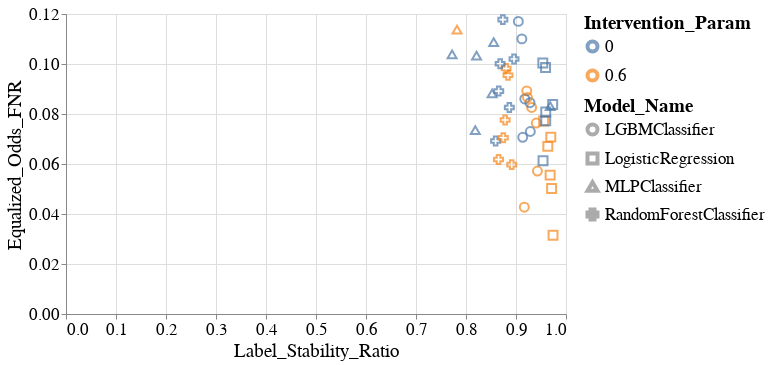

Notebook code cell kept with this figure:
### Code cell
create_scatter_plot(melted_all_group_metrics_per_model_dct,
                    group='race',
                    fairness_metric_name='Equalized_Odds_FNR',
                    stability_metric_name='Label_Stability_Ratio')

### Figure 1 — Vega-Lite specification as saved in the notebook (floating-point values rounded to 4 significant figures)
{"config": {"view": {"continuousWidth": 400, "continuousHeight": 300}, "axis": {"labelFontSize": 17, "labelFontWeight": "normal", "titleFontSize": 19, "titleFontWeight": "normal"}, "legend": {"labelFontSize": 17, "labelLimit": 200, "symbolStrokeWidth": 4, "titleFontSize": 19, "titleLimit": 220}, "title": {"fontSize": 17}}, "data": {"name": "data-1bfba0032e66fbf9a45449b76b1f2035"}, "mark": {"type": "point", "size": 60}, "encoding": {"color": {"field": "Intervention_Param", "type": "nominal"}, "shape": {"field": "Model_Name", "type": "nominal"}, "size": {"value": 80}, "x": {"field": "Label_Stability_Ratio", "type": "quantitative"}, "y": {"field": "Equalized_Odds_FNR", "type": "quantitative"}}, "height": 300, "width": 500, "$schema": "https://vega.github.io/schema/vega-lite/v4.17.0.json", "datasets": {"data-1bfba0032e66fbf9a45449b76b1f2035": [{"Model_Name": "LGBMClassifier", "Experiment_Iteration": "Exp_iter_1", "Intervention_Param": 0.6, "Test_Set_Index": 0, "Group": "race", "Equalized_Odds_FNR": 0.08926, "Label_Stability_Ratio": 0.9215}, {"Model_Name": "LGBMClassifier", "Experiment_Iteration": "Exp_iter_1", "Intervention_Param": 0.0, "Test_Set_Index": 0, "Group": "race", "Equalized_Odds_FNR": 0.11, "Label_Stability_Ratio": 0.9117}, {"Model_Name": "LGBMClassifier", "Experiment_Iteration": "Exp_iter_2", "Intervention_Param": 0.6, "Test_Set_Index": 0, "Group": "race", "Equalized_Odds_FNR": 0.08262, "Label_Stability_Ratio": 0.9313}, {"Model_Name": "LGBMClassifier", "Experiment_Iteration": "Exp_iter_2", "Intervention_Param": 0.0, "Test_Set_Index": 0, "Group": "race", "Equalized_Odds_FNR": 0.08451, "Label_Stability_Ratio": 0.928}, {"Model_Name": "LGBMClassifier", "Experiment_Iteration": "Exp_iter_3", "Intervention_Param": 0.6, "Test_Set_Index": 0, "Group": "race", "Equalized_Odds_FNR": 0.04274, "Label_Stability_Ratio": 0.9166}, {"Model_Name": "LGBMClassifier", "Experiment_Iteration": "Exp_iter_3", "Intervention_Param": 0.0, "Test_Set_Index": 0, "Group": "race", "Equalized_Odds_FNR": 0.07067, "Label_Stability_Ratio": 0.9134}, {"Model_Name": "LGBMClassifier", "Experiment_Iteration": "Exp_iter_4", "Intervention_Param": 0.6, "Test_Set_Index": 0, "Group": "race", "Equalized_Odds_FNR": 0.07639, "Label_Stability_Ratio": 0.9406}, {"Model_Name": "LGBMClassifier", "Experiment_Iteration": "Exp_iter_4", "Intervention_Param": 0.0, "Test_Set_Index": 0, "Group": "race", "Equalized_Odds_FNR": 0.08602, "Label_Stability_Ratio": 0.9176}, {"Model_Name": "LGBMClassifier", "Experiment_Iteration": "Exp_iter_5", "Intervention_Param": 0.6, "Test_Set_Index": 0, "Group": "race", "Equalized_Odds_FNR": 0.05716, "Label_Stability_Ratio": 0.9428}, {"Model_Name": "LGBMClassifier", "Experiment_Iteration": "Exp_iter_5", "Intervention_Param": 0.0, "Test_Set_Index": 0, "Group": "race", "Equalized_Odds_FNR": 0.073, "Label_Stability_Ratio": 0.9287}, {"Model_Name": "LGBMClassifier", "Experiment_Iteration": "Exp_iter_6", "Intervention_Param": 0.6, "Test_Set_Index": 0, "Group": "race", "Equalized_Odds_FNR": 0.08665, "Label_Stability_Ratio": 0.9229}, {"Model_Name": "LGBMClassifier", "Experiment_Iteration": "Exp_iter_6", "Intervention_Param": 0.0, "Test_Set_Index": 0, "Group": "race", "Equalized_Odds_FNR": 0.117, "Label_Stability_Ratio": 0.9047}, {"Model_Name": "LogisticRegression", "Experiment_Iteration": "Exp_iter_1", "Intervention_Param": 0.6, "Test_Set_Index": 0, "Group": "race", "Equalized_Odds_FNR": 0.07716, "Label_Stability_Ratio": 0.9552}, {"Model_Name": "LogisticRegression", "Experiment_Iteration": "Exp_iter_1", "Intervention_Param": 0.0, "Test_Set_Index": 0, "Group": "race", "Equalized_Odds_FNR": 0.09858, "Label_Stability_Ratio": 0.9591}, {"Model_Name": "LogisticRegression", "Experiment_Iteration": "Exp_iter_2", "Intervention_Param": 0.6, "Test_Set_Index": 0, "Group": "race", "Equalized_Odds_FNR": 0.05555, "Label_Stability_Ratio": 0.9683}, {"Model_Name": "LogisticRegression", "Experiment_Iteration": "Exp_iter_2", "Intervention_Param": 0.0, "Test_Set_Index": 0, "Group": "race", "Equalized_Odds_FNR": 0.0808, "Label_Stability_Ratio": 0.9595}, {"Model_Name": "LogisticRegression", "Experiment_Iteration": "Exp_iter_3", "Intervention_Param": 0.6, "Test_Set_Index": 0, "Group": "race", "Equalized_Odds_FNR": 0.03147, "Label_Stability_Ratio": 0.9741}, {"Model_Name": "LogisticRegression", "Experiment_Iteration": "Exp_iter_3", "Intervention_Param": 0.0, "Test_Set_Index": 0, "Group": "race", "Equalized_Odds_FNR": 0.06133, "Label_Stability_Ratio": 0.9541}, {"Model_Name": "LogisticRegression", "Experiment_Iteration": "Exp_iter_4", "Intervention_Param": 0.6, "Test_Set_Index": 0, "Group": "race", "Equalized_Odds_FNR": 0.07076, "Label_Stability_Ratio": 0.9696}, {"Model_Name": "LogisticRegression", "Experiment_Iteration": "Exp_iter_4", "Intervention_Param": 0.0, "Test_Set_Index": 0, "Group": "race", "Equalized_Odds_FNR": 0.07729, "Label_Stability_Ratio": 0.9595}, {"Model_Name": "LogisticRegression", "Experiment_Iteration": "Exp_iter_5", "Intervention_Param": 0.6, "Test_Set_Index": 0, "Group": "race", "Equalized_Odds_FNR": 0.05018, "Label_Stability_Ratio": 0.9712}, {"Model_Name": "LogisticRegression", "Experiment_Iteration": "Exp_iter_5", "Intervention_Param": 0.0, "Test_Set_Index": 0, "Group": "race", "Equalized_Odds_FNR": 0.08378, "Label_Stability_Ratio": 0.9734}, {"Model_Name": "LogisticRegression", "Experiment_Iteration": "Exp_iter_6", "Intervention_Param": 0.6, "Test_Set_Index": 0, "Group": "race", "Equalized_Odds_FNR": 0.06704, "Label_Stability_Ratio": 0.9636}, {"Model_Name": "LogisticRegression", "Experiment_Iteration": "Exp_iter_6", "Intervention_Param": 0.0, "Test_Set_Index": 0, "Group": "race", "Equalized_Odds_FNR": 0.1004, "Label_Stability_Ratio": 0.9536}, {"Model_Name": "MLPClassifier", "Experiment_Iteration": "Exp_iter_1", "Intervention_Param": 0.0, "Test_Set_Index": 0, "Group": "race", "Equalized_Odds_FNR": 0.1088, "Label_Stability_Ratio": 0.8554}, {"Model_Name": "MLPClassifier", "Experiment_Iteration": "Exp_iter_2", "Intervention_Param": 0.0, "Test_Set_Index": 0, "Group": "race", "Equalized_Odds_FNR": 0.08821, "Label_Stability_Ratio": 0.8523}, {"Model_Name": "MLPClassifier", "Experiment_Iteration": "Exp_iter_3", "Intervention_Param": 0.0, "Test_Set_Index": 0, "Group": "race", "Equalized_Odds_FNR": 0.1039, "Label_Stability_Ratio": 0.7722}, {"Model_Name": "MLPClassifier", "Experiment_Iteration": "Exp_iter_4", "Intervention_Param": 0.0, "Test_Set_Index": 0, "Group": "race", "Equalized_Odds_FNR": 0.07357, "Label_Stability_Ratio": 0.8186}, {"Model_Name": "MLPClassifier", "Experiment_Iteration": "Exp_iter_5", "Intervention_Param": 0.0, "Test_Set_Index": 0, "Group": "race", "Equalized_Odds_FNR": 0.08315, "Label_Stability_Ratio": 0.9684}, {"Model_Name": "MLPClassifier", "Experiment_Iteration": "Exp_iter_5", "Intervention_Param": 0.6, "Test_Set_Index": 0, "Group": "race", "Equalized_Odds_FNR": 0.1138, "Label_Stability_Ratio": 0.782}, {"Model_Name": "MLPClassifier", "Experiment_Iteration": "Exp_iter_6", "Intervention_Param": 0.0, "Test_Set_Index": 0, "Group": "race", "Equalized_Odds_FNR": 0.1033, "Label_Stability_Ratio": 0.8211}, {"Model_Name": "RandomForestClassifier", "Experiment_Iteration": "Exp_iter_1", "Intervention_Param": 0.6, "Test_Set_Index": 0, "Group": "race", "Equalized_Odds_FNR": 0.09823, "Label_Stability_Ratio": 0.8802}, {"Model_Name": "RandomForestClassifier", "Experiment_Iteration": "Exp_iter_1", "Intervention_Param": 0.0, "Test_Set_Index": 0, "Group": "race", "Equalized_Odds_FNR": 0.1178, "Label_Stability_Ratio": 0.8737}, {"Model_Name": "RandomForestClassifier", "Experiment_Iteration": "Exp_iter_2", "Intervention_Param": 0.6, "Test_Set_Index": 0, "Group": "race", "Equalized_Odds_FNR": 0.0618, "Label_Stability_Ratio": 0.8651}, {"Model_Name": "RandomForestClassifier", "Experiment_Iteration": "Exp_iter_2", "Intervention_Param": 0.0, "Test_Set_Index": 0, "Group": "race", "Equalized_Odds_FNR": 0.06921, "Label_Stability_Ratio": 0.8592}, {"Model_Name": "RandomForestClassifier", "Experiment_Iteration": "Exp_iter_3", "Intervention_Param": 0.6, "Test_Set_Index": 0, "Group": "race", "Equalized_Odds_FNR": 0.07757, "Label_Stability_Ratio": 0.8782}, {"Model_Name": "RandomForestClassifier", "Experiment_Iteration": "Exp_iter_3", "Intervention_Param": 0.0, "Test_Set_Index": 0, "Group": "race", "Equalized_Odds_FNR": 0.1001, "Label_Stability_Ratio": 0.8683}, {"Model_Name": "RandomForestClassifier", "Experiment_Iteration": "Exp_iter_4", "Intervention_Param": 0.6, "Test_Set_Index": 0, "Group": "race", "Equalized_Odds_FNR": 0.07047, "Label_Stability_Ratio": 0.8746}, {"Model_Name": "RandomForestClassifier", "Experiment_Iteration": "Exp_iter_4", "Intervention_Param": 0.0, "Test_Set_Index": 0, "Group": "race", "Equalized_Odds_FNR": 0.08916, "Label_Stability_Ratio": 0.8655}, {"Model_Name": "RandomForestClassifier", "Experiment_Iteration": "Exp_iter_5", "Intervention_Param": 0.6, "Test_Set_Index": 0, "Group": "race", "Equalized_Odds_FNR": 0.05975, "Label_Stability_Ratio": 0.8914}, {"Model_Name": "RandomForestClassifier", "Experiment_Iteration": "Exp_iter_5", "Intervention_Param": 0.0, "Test_Set_Index": 0, "Group": "race", "Equalized_Odds_FNR": 0.08257, "Label_Stability_Ratio": 0.8867}, {"Model_Name": "RandomForestClassifier", "Experiment_Iteration": "Exp_iter_6", "Intervention_Param": 0.6, "Test_Set_Index": 0, "Group": "race", "Equalized_Odds_FNR": 0.09548, "Label_Stability_Ratio": 0.8839}, {"Model_Name": "RandomForestClassifier", "Experiment_Iteration": "Exp_iter_6", "Intervention_Param": 0.0, "Test_Set_Index": 0, "Group": "race", "Equalized_Odds_FNR": 0.102, "Label_Stability_Ratio": 0.896}]}}
